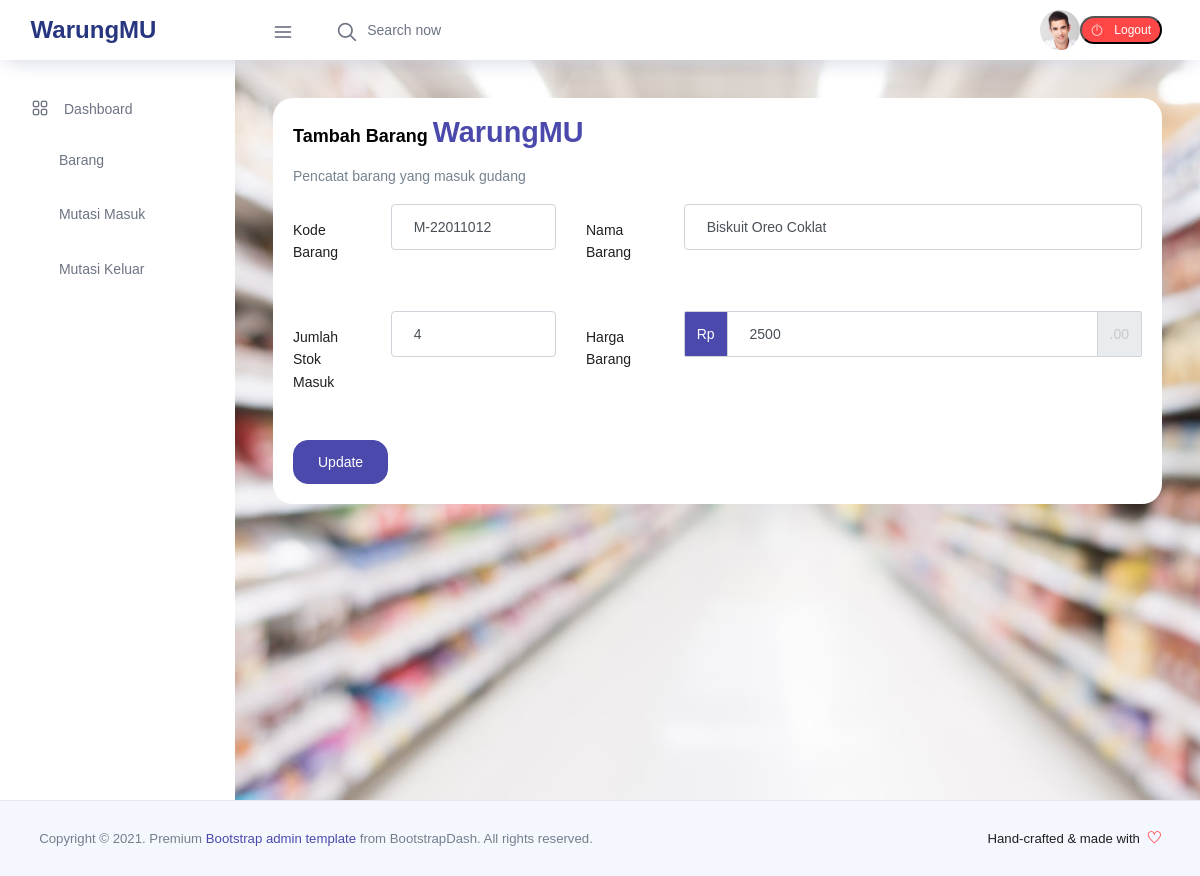
The app's page /barang.php?option=edit&id=4 (signed in) with its own data.
### tables this page shows
CREATE TABLE `barang` (
  `id` int(11) NOT NULL,
  `kode` char(10) NOT NULL,
  `nama` varchar(30) NOT NULL,
  `stokAwal` int(11) NOT NULL,
  `harga` float NOT NULL,
  `mutasiMasuk` int(11) NOT NULL DEFAULT 0,
  `mutasiKeluar` int(11) NOT NULL DEFAULT 0,
  `stokAkhir` int(11) NOT NULL DEFAULT 0
);

### barang.php (the view, shortened to what this page needs)
<?php
require_once 'component/header/tJ8kbc9JGm7h.php';
require_once 'action/db_connection.php';
if(isset($_GET['option'])){
  if(isset($_GET['id']) and $_GET['option']  == 'edit'){
    $id = mysqli_real_escape_string($conn, $_GET['id']);
    $query_cek_id_barang = "SELECT * FROM barang WHERE id = '$id'";
    $exec_qcib = mysqli_query($conn, $query_cek_id_barang);
    if(mysqli_num_rows($exec_qcib)== 1){
      $data = mysqli_fetch_assoc($exec_qcib);
    } else {
      header('Location: ../barang.php?status=denger&msg=Data Barang Tidak Ada');
    }
  }
}
$id = isset($data['id'])?($data['id']):'';
$kode = isset($data['kode'])?($data['kode']):'';
$nama = isset($data['nama'])?($data['nama']):'';
$stokAwal = isset($data['stokAwal'])?($data['stokAwal']):'';
$harga = isset($data['harga'])?($data['harga']):'';
?>
<body>
  <div class="container-scroller">
    <?php require_once 'component/navbar.php'; ?>
    <div class="container-fluid page-body-wrapper">
      <?php require_once 'component/sidebar.php' ?>
      <div class="main-panel">
        <div class="content-wrapper">
          <div class="row">
            <div class="col-12 grid-margin">
              <div class="card">
                <div class="card-body">
                  <h4 class="card-title">Tambah Barang <span class="brand-logo">WarungMU</span></h4>
                  <form class="form-sample" action="action/barang.php" method="POST">
                    <p class="card-description">
                      Pencatat barang yang masuk gudang
                    </p>
                    <div class="notify">
                    </div>
                    <div class="row">
                      <div class="col-md-4">
                        <div class="form-group row">
                          <label class="col-sm-4 col-form-label">Kode Barang</label>
                          <div class="col-sm-8">
                            <input type="text" class="form-control" name="kode" value="<?=$kode?>"/>
                          </div>
                        </div>
                      </div>
                      <div class="col-md-8">
                        <div class="form-group row">
                          <label class="col-sm-2 col-form-label">Nama Barang</label>
                          <div class="col-sm-10">
                            <input type="text" class="form-control" name="nama" value="<?=$nama?>"/>
                          </div>
                        </div>
                      </div>
                    </div>
                    <div class="row">
                      <div class="col-md-4">
                        <div class="form-group row">
                          <label class="col-sm-4 col-form-label">Jumlah Stok Masuk</label>
                          <div class="col-sm-8">
                            <input type="number" class="form-control" name="stokAwal" value="<?=$stokAwal?>"/>
                          </div>
                        </div>
                      </div>
                      <div class="col-md-8">
                        <div class="form-group row">
                          <label class="col-sm-2 col-form-label">Harga Barang</label>
                          <div class="col-sm-10">
                            <div class="input-group">
                              <div class="input-group-prepend">
                                <span class="input-group-text bg-primary text-white">Rp</span>
                              </div>
                              <input type="number" class="form-control" name="harga" value="<?=$harga?>">
                              <div class="input-group-append">
                                <span class="input-group-text">.00</span>
                              </div>
                            </div>
                          </div>
                        </div>
                      </div>
                    </div>
                    <?php
                    if(isset($_GET['option'])){
                      if($_GET['option'] == 'edit'){
                        echo '<button name="update" value="'.$id.'" type="submit" class="btn btn-primary mr-2">Update</button>';
                      }
                    }else {
                      echo '<button name="tambah" type="submit" class="btn btn-primary mr-2">Tambah</button>';
                    }
                    ?>
                  </form>
                </div>
              </div>
            </div>
          </div>
        </div>
      </div>
    </div>
  </div>
  <?php require_once 'component/footer/tJ8kbc9JGm7h.php'; ?>

### records on screen
barang: kode "M-22011012", nama "Biskuit Oreo Coklat", stokAwal "4", harga "2500"
